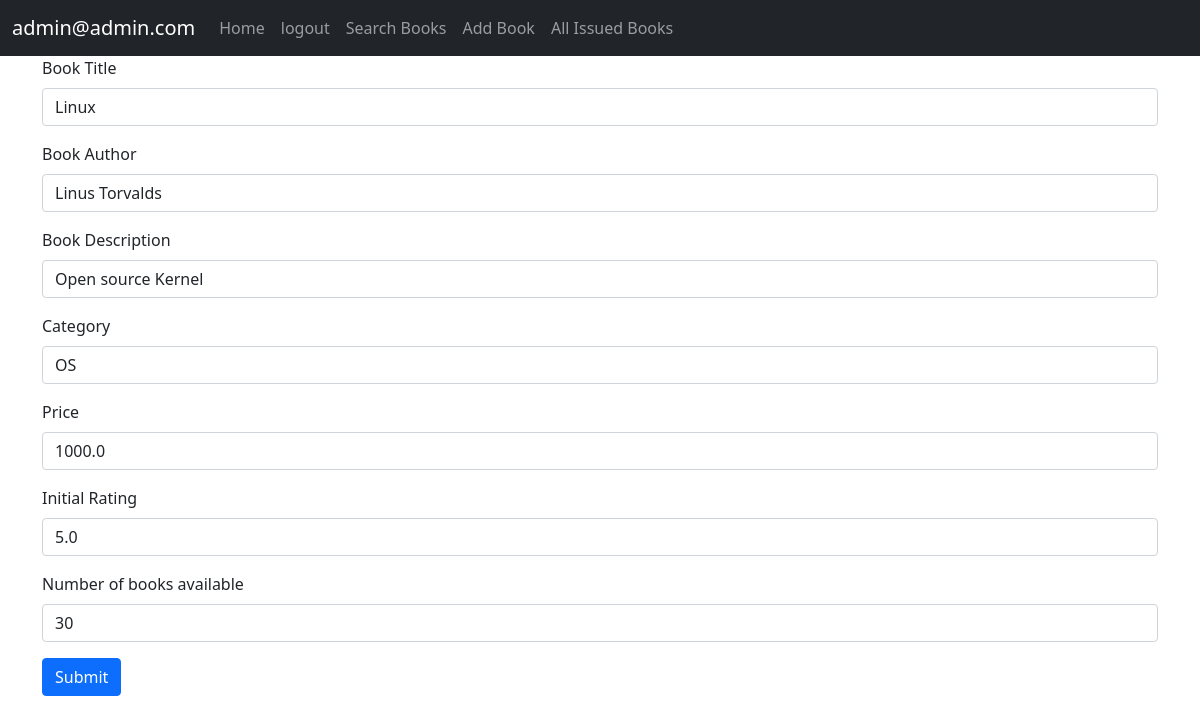
/change/2 (signed in), run on the app's committed database.
### accounts/models.py (models this page shows)
class CustomUser(AbstractUser):
    username = None
    email = models.EmailField(_("email address"), unique=True)
    phone = models.IntegerField(blank=True,null=True)
    USERNAME_FIELD = 'email'
    REQUIRED_FIELDS = []
    objects = CustomUserManager()

### main/models.py (models this page shows, shortened)
class Book(models.Model):
    title = models.CharField(max_length=100)
    author = models.CharField(max_length=100)
    desc = models.CharField(max_length=200)
    category = models.CharField(max_length=100)
    price = models.FloatField()
    availability = models.IntegerField()
    rating = models.FloatField(null=True)

### main/views.py (the view, shortened to what this page needs)
# urls.py: path('change/<int:id>', views.edit_book,name='change'),
@login_required
def edit_book(request,id):
    if request.user.is_superuser:
        book = Book.objects.get(pk=id)
        return render(request,'main/editBook.html',{'book':book})
    else:
        messages.error(request,'Your account doesn\'t have access to this page.')
        return redirect(reverse('main:home'))

### main/templates/main/editBook.html (shortened to what this page needs)
{% extends 'main/base.html' %}
{% block content %}
<div class="container">
  <form method="POST">
    <div class="mb-3">
      <label for="exampleInputEmail1" class="form-label">Book Title</label>
      <input type="text" name="title"  class="form-control" id="exampleInputEmail1" value="{{book.title}}">
    </div>
    <div class="mb-3">
      <label for="author" class="form-label">Book Author</label>
      <input type="text" name = "author"  class="form-control" id="author" value="{{book.author}}">
    </div>
    <div class="mb-3">
      <label for="desc" class="form-label">Book Description</label>
      <input type="text" name="desc"  class="form-control" id="desc" value="{{book.desc}}">
    </div>
    <div class="mb-3">
      <label for="category" class="form-label">Category</label>
      <input type="text" name="category" class="form-control" id="category" value="{{book.category}}">
    </div>
    <div class="mb-3">
      <label for="price" class="form-label">Price</label>
      <input type="number" class="form-control" name="price" id="price" value="{{book.price}}">
    </div>
    <div class="mb-3">
      <label for="rating" class="form-label">Initial Rating</label>
      <input type="number" max="5" class="form-control" name="rating" id="rating" value="{{book.rating}}">
    </div>
    <div class="mb-3">
      <label for="num" class="form-label">Number of books available</label>
      <input type="number" class="form-control" name="num" id="num" value="{{book.availability}}">
    </div>
    <button type="submit" class="btn btn-primary">Submit</button>
  </form>
  </div>
{% endblock content %}

### main/templates/main/base.html (shortened to what this page needs)
<!doctype html>
<html lang="en">
  <head>
    <link href="https://cdn.jsdelivr.net/npm/bootstrap@5.1.3/dist/css/bootstrap.min.css" rel="stylesheet">
  </head>
  <body>
  <nav class="navbar navbar-expand-lg navbar-dark bg-dark">
  <div class="container-fluid">
    <a class="navbar-brand" href="#">{% if user.is_authenticated%}{{user}}{%endif%}</a>
     <div class="collapse navbar-collapse" id="navbarNav">
      <ul class="navbar-nav">
      <li>
          <a class="nav-link"   href="{% url 'main:home'%}">Home</a>
        </li>
      {% if user.is_authenticated%}
        <li class="nav-item" >
          <a class="nav-link"   href="/accounts/logout">logout</a>
        </li>
        <li class="nav-item" >
          <a class="nav-link"   href="/searchbook">Search Books</a>
        </li>
          {% if user.is_superuser%}
        <li class="nav-item" >
          <a class="nav-link"   href="{% url 'main:addbook'%}">Add Book</a>
        </li>
        <li class="nav-item" >
          <a class="nav-link"   href="{% url 'main:all_books_issued'%}">All Issued Books</a>
        </li>
          {%endif%}
        {%endif%}
      </ul>
    </div>
  </div>
</nav>
    {% block content %}{% endblock content %}
  </body>
</html>

### data on the page
CustomUser: email "admin@admin.com"
Book: title "Linux", author "Linus Torvalds", desc "Open source Kernel", category "OS", price "1000.0", rating "5.0", num "30"
